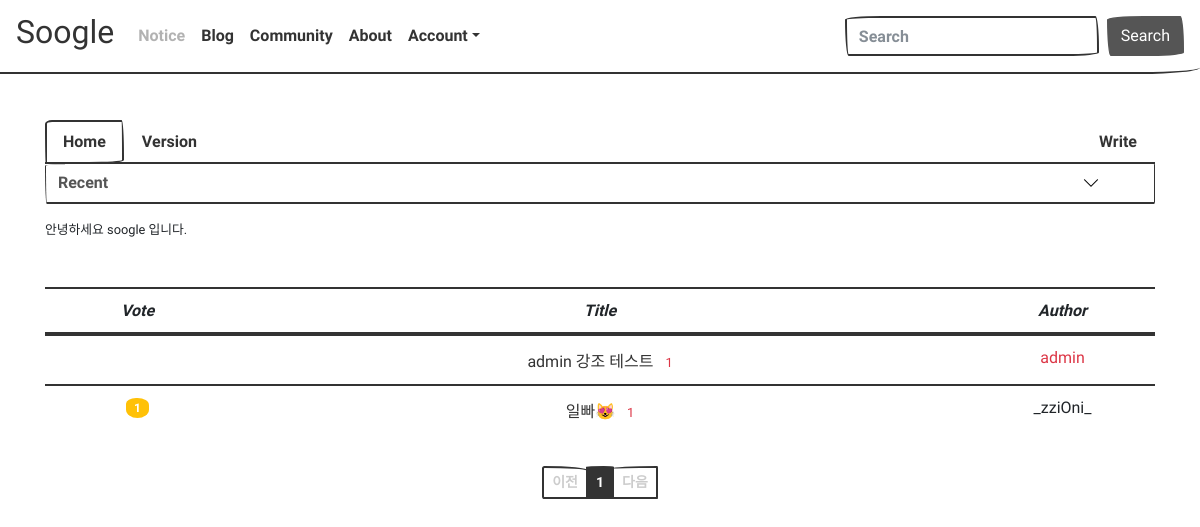
Page /post/ on the committed database.
### soogle/models.py (models this page shows, shortened)
class Post(models.Model):
    objects = models.Manager()
    author = models.ForeignKey(User, on_delete=models.CASCADE, related_name='author_post')
    title = models.CharField(max_length=64, verbose_name='제목')
    contents = models.TextField(verbose_name='내용')
    create_date = models.DateTimeField(verbose_name='등록시간')
    modify_date = models.DateTimeField(null=True, blank=True, verbose_name='수정시간')
    voter = models.ManyToManyField(User, related_name='voter_post')
    class Meta:
        db_table = '글'
        verbose_name = '글'
        verbose_name_plural = '글'

### soogle/views.py (the view, shortened to what this page needs)
# urls.py: path('', views.post_list, name='post_list'),
def post_list(request):
    logger.info("INFO 레벨로 출력")
    page = request.GET.get('page', '1')  # 페이지
    kw = request.GET.get('kw', '')  # 검색어
    so = request.GET.get('so', 'recent')  # 정렬기준
    if so == 'recommend':
        post_list = Post.objects.annotate(num_voter=Count('voter')).order_by('-num_voter', '-create_date')
    elif so == 'popular':
        post_list = Post.objects.annotate(num_comment=Count('comment')).order_by('-num_comment', '-create_date')
    else:  # recent
        post_list = Post.objects.order_by('-create_date')
    paginator = Paginator(post_list, 10)  # 페이지당 10개씩 보여주기
    page_obj = paginator.get_page(page)
    context = {'post_list': page_obj, 'page': page, 'kw': kw, 'so': so}  # page와 kw가 추가되었다.
    return render(request, "post/post_list.html", context)

### templates/post/post_list.html (shortened to what this page needs)
{% extends "base.html" %}
{% load filter %}
{% load humanize %}
{% block contents %}
<div class="row">
    <div class="col-12">
        <ul class="nav nav-tabs">
            <li class="nav-item">
                <a class="nav-link active" data-toggle="tab" href="#home">Home</a>
            </li>
            <li class="nav-item">
                <a class="nav-link" data-toggle="tab" href="#profile">Version</a>
            </li>
            <li class="nav-item" id="write-tab">
                <a class="nav-link" href="{% url 'soogle:post_write' %}">Write</a>
            </li>
        </ul>
    </div>
</div>
<div>
    <select  class="form-control so" id="post-align">
        <option value="recent" {% if so == 'recent' %}selected{% endif %}>Recent</option>
    </select>
</div>
<div id="myTabContent" class="tab-content mt-3">
    <div class="tab-pane fade show active" id="home">
        <p>
            <small>
                안녕하세요 soogle 입니다.
            </small>
        </p>
    </div>
</div>
<div class="row mt-5">
    <div class="col-12">
	<table class="table table-hover">
        <thead>
        <tr class="text-center">
            <th scope="col" style="width:10%"><em>Vote</em></th>
            <th scope="col" style="width:40%"><em>Title</em></th>
            <th scope="col" style="width:10%"><em>Author</em></th>
        </tr>
        </thead>
		<tbody>
        {% if post_list %}
        {% for post in post_list %}
        <tr class="text-active text-center">
            <td>
                {% if post.voter.all.count > 0 %}
	            <span class="badge badge-pill badge-warning px-2 py-1">{{ post.voter.all.count }}</span>
                {% endif %}
            </td>
            <td>
                <a href="{% url 'soogle:post_detail' post.id %}">{{ post.title }}</a>
                {% if post.comment_set.count > 0 %}
                <span class="text-danger small ml-2">{{ post.comment_set.count }}</span>
                {% endif %}
            </td>
            {% if post.author.username == "admin" %}
            <td class="text-danger" style="padding-left:0; padding-right:0;">{{ post.author.username }}</td>
            {% else %}
            <td style="padding-left:0; padding-right:0;">{{ post.author.username }}</td>
            {% endif %}
        </tr>
        {% endfor %}
        {% else %}
        <tr>
            <td colspan="3">게시글을 작성해주세요.</td>
        </tr>
        {% endif %}
        </tbody>
	</table>
    </div>
</div>
<div class="mt-3">
	<ul class="pagination pagination-sm" style="justify-content: center;">
        {% if post_list.has_previous %}
        <li class="page-item">
            <a class="page-link" href="?p={{ post_list.previous_page_number }}">이전</a>
        </li>
        {% else %}
        <li class="page-item disabled">
            <a class="page-link" tabindex="-1" aria-disabled="true" href="#">이전</a>
        </li>
        {% endif %}
        {% for page_number in post_list.paginator.page_range %}
        {% if page_number >= post_list.number|add:-5 and page_number <= post_list.number|add:5 %}
            {% if page_number == post_list.number %}
            <li class="page-item active" aria-current="page">
                <a class="page-link" href="?page={{ page_number }}">{{ page_number }}</a>
            </li>
            {% else %}
            <li class="page-item">
                <a class="page-link" href="?page={{ page_number }}">{{ page_number }}</a>
            </li>
            {% endif %}
        {% endif %}
        {% endfor %}
        {% if post_list.has_next %}
        <li class="page-item">
            <a class="page-link" href="?page={{ post_list.next_page_number }}">다음</a>
        </li>
        {% else %}
        <li class="page-item disabled">
            <a class="page-link" tabindex="-1" aria-disabled="true" href="#">다음</a>
        </li>
        {% endif %}
    </ul>
</div>
{% endblock %}

### static/css/style.css (style rules this page uses)
#write-tab { margin-left: auto; }
#post-align { border-width: 0px 1px 2px 1px; }
select { -webkit-appearance: none; -moz-appearance: none; appearance: none; background: url('/static/img/arrow.png') no-repeat 95% 50%; }

### templates/base.html (style rules this page uses)
a { text-decoration:none }

### rows in the picture
Post: title "admin 강조 테스트", comment_set.count "1", author.username "admin"
Post: voter.all.count "1", title "일빠😻", comment_set.count "1", author.username "_zziOni_"

### other values in the picture
{{ page_number }} "1"
